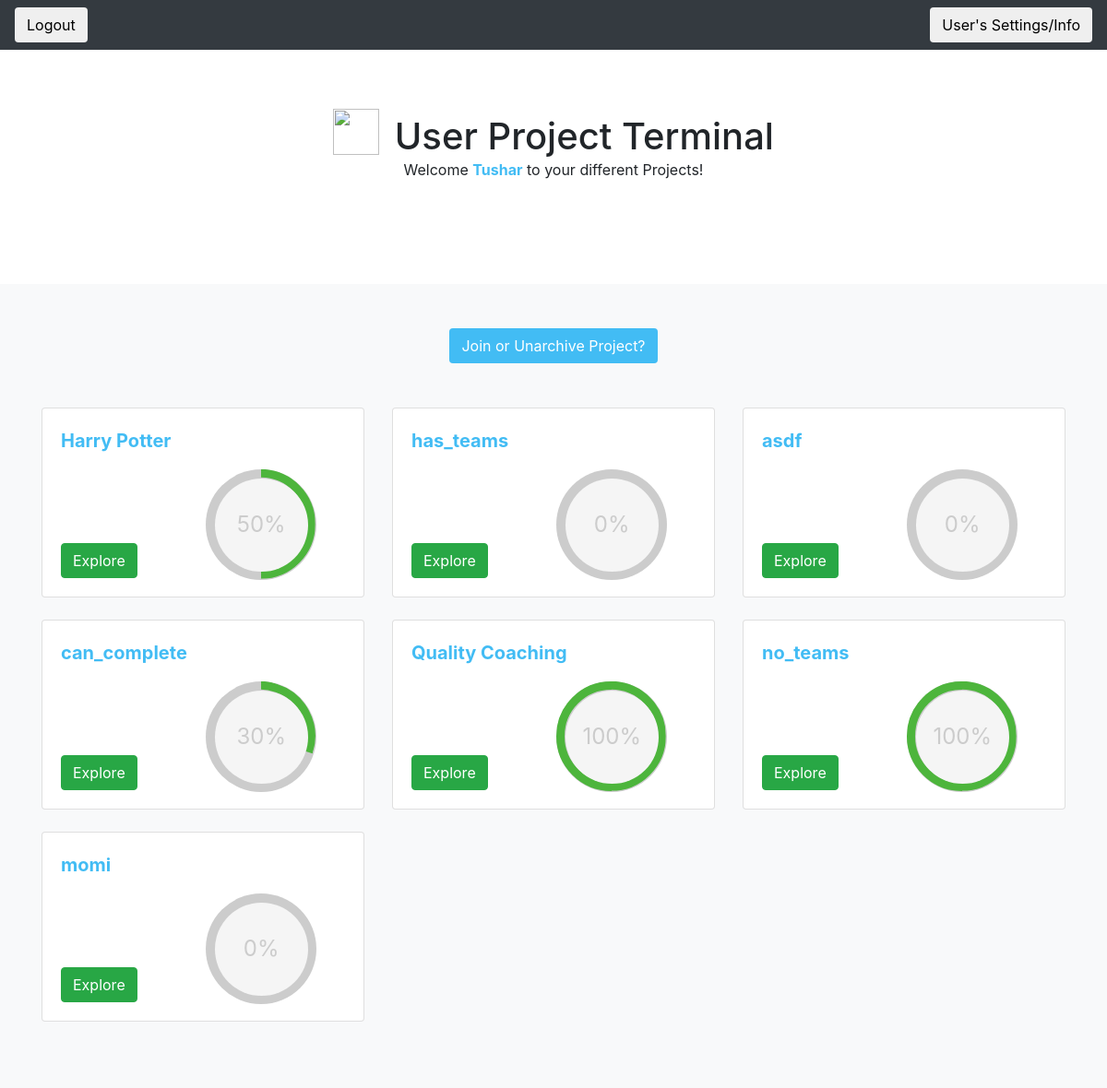
The app's page /quest/user_project_page/tdesai (signed in), older data.
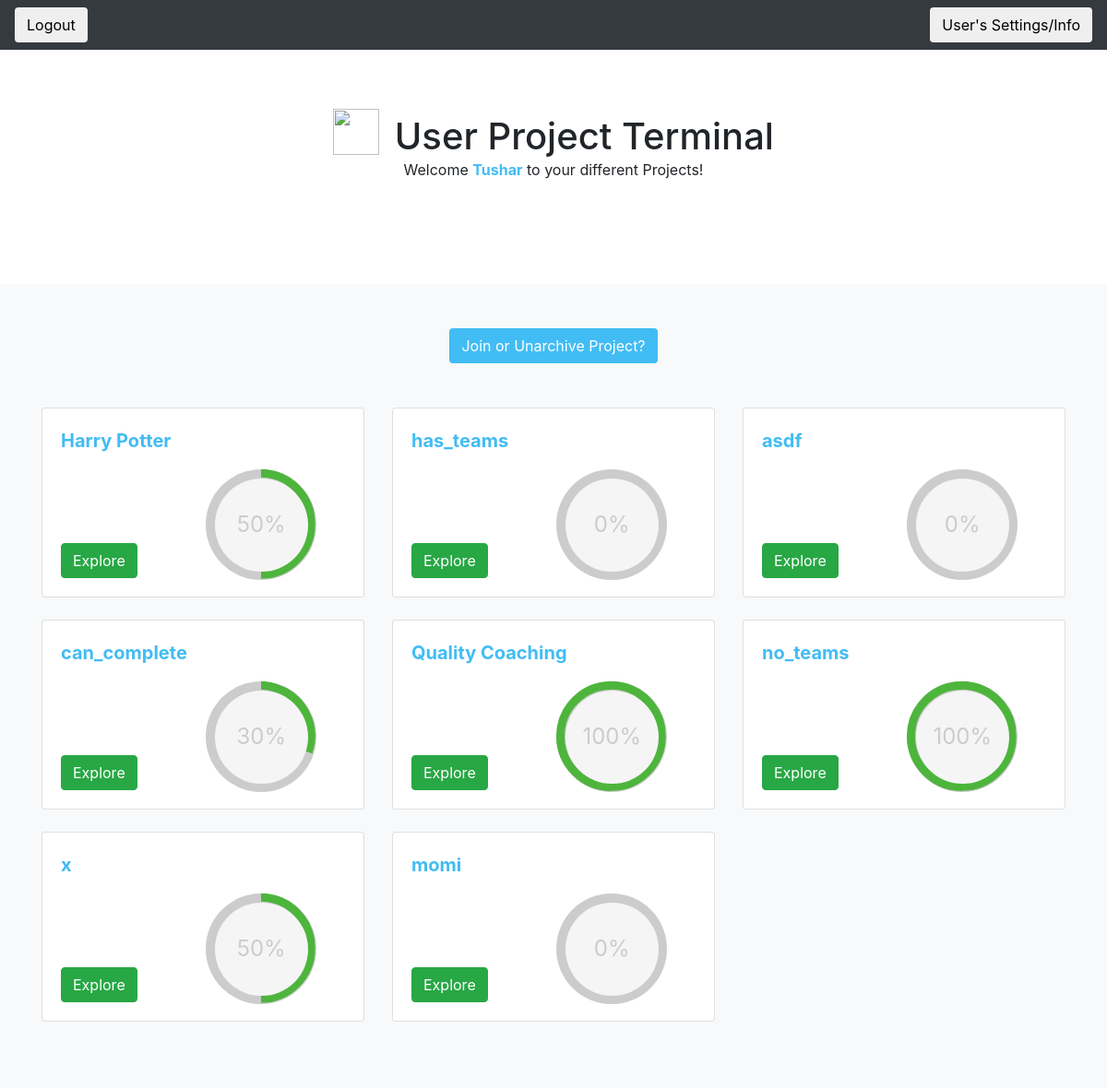
The same page, newer data.
### quest_extension/models.py (models this page shows)
class User(models.Model):
    user_ldap = models.CharField(max_length=45)
    user_first_name = models.CharField(max_length=45)
    user_last_name = models.CharField(max_length=45)
    user_email = models.CharField(max_length=45)
    user_password = models.CharField(max_length = 100)
    user_reset_password_pin = models.CharField(max_length = 100, null=True, default = None)

class Project(models.Model):
    project_name = models.CharField(max_length=1000)
    project_description = models.CharField(max_length=1000, blank = True, null = True)
    project_random_phrase = models.CharField(max_length = 255, unique = True)
    project_admin_pin = models.CharField(max_length = 255, unique = True)
    project_editable = models.BooleanField()
    project_has_teams = models.BooleanField(default = False)

### quest_extension/views.py (the view)
# urls.py: path('user_project_page/<ldap>', views.get_user_project_page),
def get_user_project_page(request, ldap):
    print (validate_user_access(request, ldap))
    if not validate_user_access(request, ldap):
        return HttpResponseRedirect('/quest/user_login')
    current_user = User.objects.get(user_ldap = ldap)
    projects_and_percentages = []
    user_projects = UserProject.objects.filter(user = current_user, archived = False).values_list('project', flat=True)
    user_projects = Project.objects.filter(pk__in=user_projects)
    for project in user_projects:
        current_user_project = UserProject.objects.get(project = project, user = current_user)
        quests_completed = CompletedQuest.objects.filter(userproject = current_user_project).count()
        total_quests = Quest.objects.filter(project = project).count()
        percentage_complete = int(quests_completed / total_quests * 100)
        projects_and_percentages.append((project, percentage_complete))
    list_of_archived_projects = UserProject.objects.filter(user = current_user, archived = True).values_list('project', flat=True)
    list_of_archived_projects = Project.objects.filter(pk__in=list_of_archived_projects)
    add_new_project_form = AddNewProjectForm()
    context = {'current_user': current_user,
    'projects_and_percentages': projects_and_percentages,
    'add_new_project_form': add_new_project_form,
    'list_of_archived_projects': list_of_archived_projects}
    return render(request, 'quest_extension/user_project_page.html', context)

### quest_extension/logic.py (called while the page is built)
def validate_user_access(request, ldap):
    return 'current_user_ldap' in request.session and request.session['current_user_ldap'] == ldap

### quest_extension/templates/quest_extension/user_project_page.html (shortened to what this page needs)
{% load static %}
<!doctype html>
<html lang="en">
  <head>
    <link rel="stylesheet" href="https://maxcdn.bootstrapcdn.com/bootstrap/4.0.0/css/bootstrap.min.css">
    <link rel="stylesheet" type="text/css" href="{% static 'quest_extension/user_project_page_style.css' %}">
  </head>
  <body>
    <header>
      <div class="navbar navbar-dark bg-dark box-shadow">
          <form method='POST' action = '/quest/user_logout/{{ current_user.user_ldap}}'>
            <button class = 'btn' type = 'submit', name = 'logout'>Logout</button>
        </form>
        <form method='GET' action = '/quest/user_settings_info/{{current_user.user_ldap}}'>
            <button class = 'btn' type='submit'>User's Settings/Info</button>
        </form>
      </div>
    </header>
    <main role="main">
      <section class="jumbotron text-center" style = 'background-color: white'>
    <div class="container">
    <h1 class="jumbotron-heading"  style = 'display:inline;'>
         <img class = 'imageWithText' style="width:50px; height:50px; margin-right:6px; margin-bottom:4px;" src = 'https://i.imgur.com/1533RUp.png'>
            User Project Terminal
    </h1>
    <p class="jumbotron-heading2">Welcome <strong style = 'color:#42bcf4'>{{ current_user.user_first_name }}</strong> to your different Projects!</p>
    </div>
    </section>
      <div class="album py-5 bg-light">
        <div class="container">
            <div id = 'join_or_unarchive' style = 'text-align: center;'>
            <button class = 'btn' style = 'background-color:#42bcf4; color: white' onclick = 'show_join_project_user()'> Join or Unarchive Project?</button>
            </div>
                <br>
                <br>
          <div class="row">
            {% for project, project_percentage_complete in projects_and_percentages %}
            <div class="col-md-4">
              <div class="card mb-4 box-shadow">
                <div class="card-body">
                  <p style = 'margin:0'>
                    <strong style = 'color: #42bcf4; font-size: 20px '>{{project.project_name}}</strong>
                </p>
                  <div class="d-flex justify-content-between align-items-center">
                    <div class="btn-group">
                        <form method='GET', action = '/quest/user_home/{{ current_user.user_ldap }}/{{ project.id }}'>
                           <br>
                           <br>
                           <br>
                           <br>
                          <div id= 'project_button'>
                                <button class ='btn btn-success' type='submit'>Explore</button>
                            </div>
                        </form>
                    </div>
                    <div class="c100 p{{project_percentage_complete}} green" style = 'margin-bottom: -1%; margin-top:5%; margin-right:10%;'>
                        <span>{{project_percentage_complete}}%</span>
                    </div>
                  </div>
                </div>
              </div>
            </div>
            {% endfor %}
          </div>
        </div>
      </div>
    </main>
  </body>
</html>

### quest_extension/static/quest_extension/user_project_page_style.css (style rules this page uses)
.imageWithText { width:auto; height:1.5em; vertical-align:text-bottom; }
.c100 { position: relative; font-size: 120px; width: 1em; height: 1em; -webkit-border-radius: 50%; -moz-border-radius: 50%; -ms-border-radius: 50%; -o-border-radius: 50%; border-radius: 50%; float: left; margin: 0 0.1em 0.1em 0; background-color: #cccccc; }
.c100 *, .c100 *:before, .c100 *:after { -webkit-box-sizing: content-box; -moz-box-sizing: content-box; box-sizing: content-box; }
.c100 > span { position: absolute; width: 100%; z-index: 1; left: 0; top: 0; width: 5em; line-height: 5em; font-size: 0.2em; color: #cccccc; display: block; text-align: center; white-space: nowrap; -webkit-transition-property: all; -moz-transition-property: all; -o-transition-property: all; transition-property: all; -webkit-transition-duration: 0.2s; -moz-transition-duration: 0.2s; -o-transition-duration: 0.2s; transition-duration: 0.2s; -webkit-transition-timing-function: ease-out; -moz-transition-timing-function: ease-out; -o-transition-timing-function: ease-out; transition-timing-function: ease-out; }
.c100:after { position: absolute; top: 0.08em; left: 0.08em; display: block; content: " "; -webkit-border-radius: 50%; -moz-border-radius: 50%; -ms-border-radius: 50%; -o-border-radius: 50%; border-radius: 50%; background-color: whitesmoke; width: 0.84em; height: 0.84em; -webkit-transition-property: all; -moz-transition-property: all; -o-transition-property: all; transition-property: all; -webkit-transition-duration: 0.2s; -moz-transition-duration: 0.2s; -o-transition-duration: 0.2s; transition-duration: 0.2s; -webkit-transition-timing-function: ease-in; -moz-transition-timing-function: ease-in; -o-transition-timing-function: ease-in; transition-timing-function: ease-in; }

Row changes from the older to the newer data that the page shows:
now on this page (row edited): Project: project_name "x", project_percentage_complete "50"
